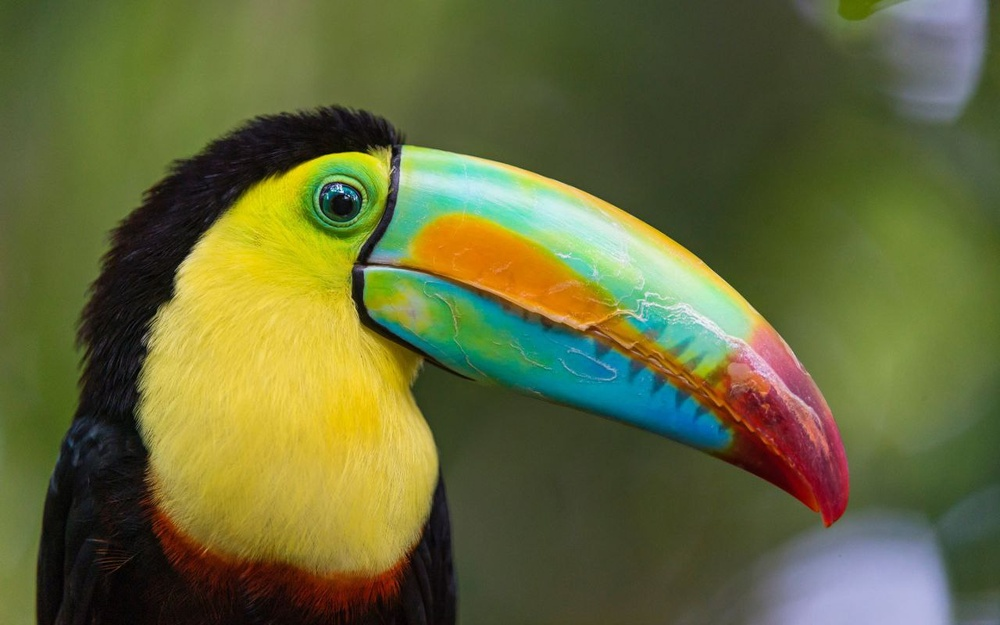
#> input picture MMIE_CHW3/pic.jpg, 1000 x 625 px, shrunk from 1280 x 800 before the run
$ jupyter execute --allow-errors CHW3.ipynb   (shell and % lines are left out)
#> lines starting #> are read from the running program, lines starting #| are printed output that depends on the picture
<h1 align="center">Mathematical Methods In Engineering - 25872</h1>
<h4 align="center">Dr. Amiri</h4>
<h4 align="center">Sharif University of Technology, Fall 2023</h4>
<h4 align="center">Python Assignment 3</h4>
<h5 align="center"><font color="cyan"> Feel free to contact TA team for any possible questions about the assignment </font>
 </h5>
<h5 align="center"> <font color="cyan"> Questions 1,2: @mh_momeni  -  Question 2,3: @Mahdi_h721 </font> </h5>

You should write your code in the <font color='green'>Code Cell</font> and then run the <font color='green'>Evaluation Cell</font> to check the correctness of your code.<br>
<font color='red'>**Please do not edit the codes in the Evaluation Cells.**</font>

##  Q1. Implementing QR Factorization <sub><sup>``(40 pt.)``</sup></sub>

>In this question, we are going to use QR factorization in computing eigenvalues. It is an important building block in numerical linear algebra. Recall that for any matrix $A$
, $A=QR$
 where $Q$
 is orthogonal and $R$
 is upper-triangular.

 **Reminder**: The QR algorithm, uses the QR decomposition, but don't confuse the two.

[cell 1]
import numpy as np
np.set_printoptions(suppress=True, precision=4)

[cell 2]
n = 5
A = np.random.rand(n,n)
npQ, npR = np.linalg.qr(A)

Check that Q is orthogonal:

[cell 3]
np.allclose(np.eye(n), npQ @ npQ.T), np.allclose(np.eye(n), npQ.T @ npQ)

Check that R is triangular

[cell 4]
npR

### Gram-Schmidt

#### Classical Gram-Schmidt (unstable)

For each $j$
, calculate a single projection

$$v_j=P_ja_j$$

where $P_j$
 projects onto the space orthogonal to the span of $q_1,…,q_{j−1}$
.

[cell 5]
import numpy as np

def cgs(A):
    m, n = A.shape
    Q = np.zeros([m,n], dtype=np.float64)
    R = np.zeros([n,n], dtype=np.float64)
    for j in range(n):
        v = A[:, j]
        for i in range(j):
            R[i, j] = np.dot(Q[:, i], A[:, j])
            v -= R[i, j] * Q[:, i]
        R[j, j] = np.linalg.norm(v)
        Q[:, j] = v / R[j, j]

    return Q, R

[cell 6]
Q, R = cgs(A)
np.allclose(A, Q @ R)

Check if Q is unitary:

[cell 7]
np.allclose(np.eye(len(Q)), Q.dot(Q.T))

### Modified Gram-Schmidt (optional)

Classical (unstable) Gram-Schmidt: for each $j$
, calculate a single projection
$$v_j=P_ja_j$$
where $P_j$
 projects onto the space orthogonal to the span of $q_1,…,q_{j−1}$
.

Modified Gram-Schmidt: for each $j$
, calculate $j−1$
 projections
$$P_j=P_{⊥q_{j−1}⋯⊥q_2⊥q_1}$$

[cell 8]
n = 3
A = np.random.rand(n,n).astype(np.float64)

[cell 9]
def mgs(A):
    V = A.copy()
    m, n = A.shape
    Q = np.zeros([m,n], dtype=np.float64)
    R = np.zeros([n,n], dtype=np.float64)
    for j in range(n):
        R[j, j] = np.linalg.norm(V[:, j])
        Q[:, j] = V[:, j] / R[j, j]

        for i in range(j + 1, n):
            R[j, i] = np.dot(Q[:, j], V[:, i])
            V[:, i] -= R[j, i] * Q[:, j]
    return Q, R

[cell 10]
Q, R = mgs(A)
np.allclose(np.eye(len(Q)), Q.dot(Q.T.conj()))

[cell 11]
np.allclose(A, np.matmul(Q,R))

### Classical vs Modified Gram-Schmidt

In this part, we want to construct a square matrix $A$ with random singular vectors and widely varying singular values spaced by factors of 2 between $2^{−1}$
 and $2^{−(n+1)}$

[cell 12]
import matplotlib.pyplot as plt
from matplotlib import rcParams

[cell 13]
n = 100
U, X = np.linalg.qr(np.random.randn(n,n))   # set U to a random orthogonal matrix
V, X = np.linalg.qr(np.random.randn(n,n))   # set V to a random orthogonal matrix
S = np.diag(np.power(2,np.arange(-1,-(n+1),-1), dtype=float))  # Set S to a diagonal matrix w/ exp
                                                              # values between 2^-1 and 2^-(n+1)

[cell 14]
A = np.matmul(U,np.matmul(S,V))
QC, RC = cgs(A)
QM, RM = mgs(A) # if you don't complete the mgs function, comment this line

[cell 15]
plt.figure(figsize=(10,10))
plt.semilogy(np.diag(S), 'r.', label="True Singular Values")
plt.semilogy(np.diag(RM), 'go', label="Modified Gram-Shmidt")
plt.semilogy(np.diag(RC), 'bx', label="Classic Gram-Shmidt")
plt.legend()
rcParams.update({'font.size': 18})
#> figure, not shown here; curve peaks at x = 0, y = 0.5; curve peaks at x = 1, y = 0.059; curve peaks at x = 1, y = 0.059

### Eigenvalue Decomposition using QR Factorization

Use the QR algorithm (or QR method) to get the eigenvalues of matrix $A$. Do 100 iterations, and print out the 1st, 5th, 10th, 20th and 100th iteration.

 **Reminder**: The QR algorithm (or QR method), uses the QR factorization, but don't confuse the two.

[cell 16]
import numpy as np

def qr_decomposition(A):
    n = A.shape[0]
    Q = np.eye(n)

    for i in range(n - 1):
        # Compute Householder transformation matrix
        x = A[i:, i]
        v = x + np.sign(x[0]) * np.linalg.norm(x) * np.eye(len(x))[:, 0]
        v = v / np.linalg.norm(v)
        H = np.eye(n)
        H[i:, i:] -= 2.0 * np.outer(v, v)

        # Update A and Q
        A = np.dot(H, A)
        Q = np.dot(Q, H)

    return Q, A

def qr_algorithm(A, iterations):
#> called with A = array of shape (4, 4), iterations = 100
    n = A.shape[0]

    for i in range(iterations):
        Q, R = qr_decomposition(A)

        # Update A with R * Q
        A = np.dot(R, Q)

        # Print eigenvalues at specified iterations
        if i + 1 == 100:
            eigenvalues = np.diag(A)
            print(f"Iteration 1,5,10,20,100: {eigenvalues}")

[cell 17]
A = np.array([1.0, -1.0, 0.0, 0.0, -1.0, 1.0, -1.0, 0.0, 0.0, -1.0, 2.0, 0.0, 0.0, 0.0, 0.0, 3.0]).reshape((4, 4))
print("The matrix: \n", A)

print("\n --- Built-in ---")
print(np.linalg.eig(A)[0])

print("\n --- code ---")
iterations = 100
qr_algorithm(A, iterations)

##  Q2. SVD & Image processing <sub><sup>``(30 pt.)``</sup></sub>

> In this question, we are going to investigate the use of SVD as a tool to obtain the basis of the matrix in digital image processing.
The first issue we will examine is image compression. For this purpose, in general, we can consider the information inside the image as a data matrix, then find a suitable basis for this information matrix and by depicting the primary matrix on the more important basis vectors and keeping the necessary information to show the initial image with less information.
This process results in image compression. It should be noted that for simplicity, the images we are examining in this exercise are in black and white.
>With the help of SVD, we can find a basis for the column space of the image matrix that we want, so that the columns of the image matrix have the highest correlation with the basis vectors.
>On the other hand, if these bases are considered in descending order of the size of the singular values, they will contain the most general information of the columns of the image, so by keeping only r initial columns of the found bases (U) along with the combined vectors (V) and the singular values (Σ) corresponding to them, we can retain the image's overall image with a good approximation.
>From an expert point of view, the reconstruction is actually a lower-order reconstruction of the primary matrix.
In this view, the value of r is the parameter to control the amount of compression we want.

###  part 1

In this part, the compression operation is performed on the input black and white image with the help of SVD analysis. One of the criteria for comparing the initial and final image is the PSNR criterion. Research about this criterion and draw the PSNR diagram in terms of different r. Then compare the results with the diagram by giving some test inputs and plotting the outputs.
One of the inputs you give to the function should be the image pic.jpg.

[cell 18]
import numpy as np
from PIL import Image
import matplotlib.pyplot as plt

def svd_compression(image_path, r_values):
    # Load the image
#> called with image_path = 'pic.jpg'
    original_image = Image.open(image_path).convert('L')  # Convert to grayscale
    original_matrix = np.array(original_image)

    # Perform SVD
    U, Sigma, Vt = np.linalg.svd(original_matrix, full_matrices=False)
#> Sigma = 625 values, max 81905.2 at index 0, min 3.84 at index 624, mean 443.9

    # Initialize PSNR list
    psnr_values = []

    for r in r_values:
        # Truncate singular values and reconstruct the image
        truncated_U = U[:, :r]
        truncated_Sigma = np.diag(Sigma[:r])
        truncated_Vt = Vt[:r, :]
        reconstructed_matrix = np.dot(truncated_U, np.dot(truncated_Sigma, truncated_Vt))

        # Calculate MSE and PSNR
        mse = np.mean((original_matrix - reconstructed_matrix) ** 2)
        psnr = 10 * np.log10((255**2) / mse)
        psnr_values.append(psnr)

        # Display the reconstructed image for the first few r values
        if r in [1, 5, 10, 20]:
            reconstructed_image = Image.fromarray(reconstructed_matrix.astype(np.uint8))
            plt.figure()
            plt.title(f'Reconstructed Image (r={r})')
            plt.imshow(reconstructed_image, cmap='gray')
            plt.axis('off')
            plt.show()
#> this loop made 5 passes
#> (mse, psnr) on passes 2 to 5: (408.3, 22.02), (154.8, 26.23), (69.89, 29.69), (24.56, 34.23)
#> (truncated_Sigma, mse, psnr) on pass 1: ([81905.2], 1716.4, 15.78)
#> pass 2, in svd_compression, `reconstructed_matrix = np.dot(truncated_U, np.dot(truncated_Sigma, tru..`:
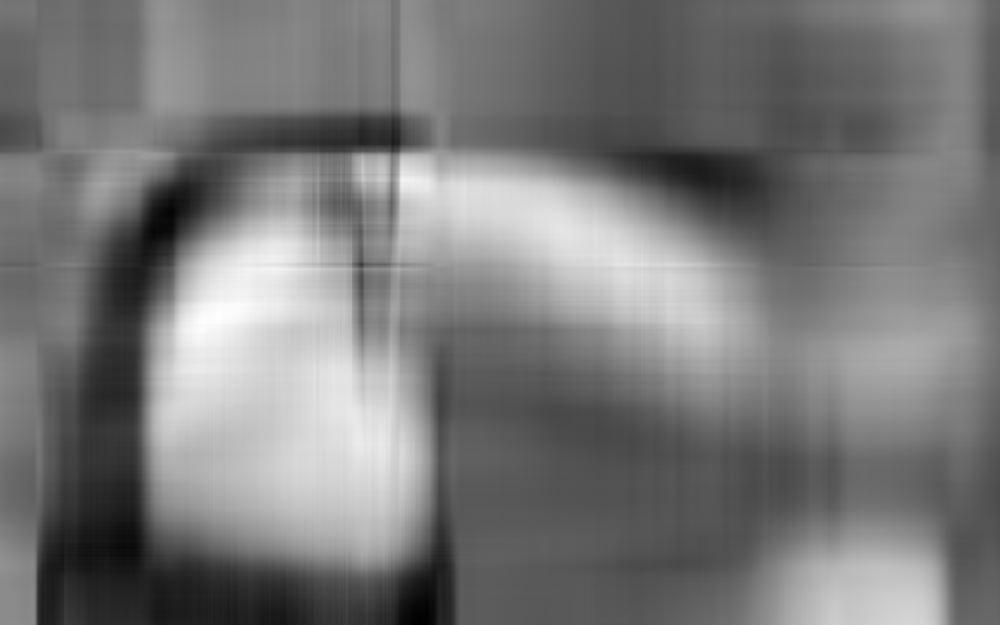
#> reconstructed_matrix: shape (625, 1000) float64; min -19.49, max 229.7, mean 99.1; drawn with min black and max white
#> after the loop:
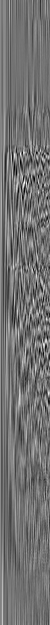
#> truncated_U: shape (625, 50) float64; min -0.167, max 0.208, mean 0.000941; drawn with min black and max white
#> after the loop, psnr_values = [15.78, 22.02, 26.23, 29.69, 34.23]

    # Plot the PSNR diagram
    plt.figure()
    plt.plot(r_values, psnr_values, marker='o')
    plt.title('PSNR vs r')
    plt.xlabel('r (Number of retained singular values)')
    plt.ylabel('PSNR')
    plt.show()

# Test the function with the provided image 'pic.jpg'
image_path = 'pic.jpg'
r_values_to_test = [1, 5, 10, 20, 50]
svd_compression(image_path, r_values_to_test)

###  part 2

Another issue that we can explore with a similar idea of applying base transform is removing noise from images. In the condition that the noise in the image is uniform and in such a way that it does not distort the general information in the image. from the point of view of SVD, according to the examination of the general information, the direction of the image vector on bases with larger singular values has not changed much, and removing the information related to Examining general information to vectors with less importance can remove noise and keep the main information of the image.
In this part, add two different noises salt and pepper and Gaussian noise with a desired and appropriate range to the image pic.jpg so that the PSNR of both images is in the same range, then perform the noise reduction process with the help of SVD analysis.
For both noises, draw the PSNR diagram in terms of different r.
  Then compare the results with the graph by plotting a number of outputs.
  Which of the noises is more effective in this method?

[cell 19]
import numpy as np
from PIL import Image
import matplotlib.pyplot as plt

def add_salt_and_pepper_noise(image, salt_prob, pepper_prob):
#> called with salt_prob = 0.01, pepper_prob = 0.01
    noisy_image = np.copy(image)
    total_pixels = image.size
#> total_pixels = 625000

    # Add salt noise
    num_salt = np.ceil(salt_prob * total_pixels)
#> num_salt = 6250
    salt_coords = [np.random.randint(0, i - 1, int(num_salt)) for i in image.shape]
    noisy_image[salt_coords[0], salt_coords[1]] = 255

    # Add pepper noise
    num_pepper = np.ceil(pepper_prob * total_pixels)
#> num_pepper = 6250
    pepper_coords = [np.random.randint(0, i - 1, int(num_pepper)) for i in image.shape]
    noisy_image[pepper_coords[0], pepper_coords[1]] = 0

    return noisy_image

def add_gaussian_noise(image, mean, std_dev):
#> called with mean = 0, std_dev = 25
    noisy_image = np.copy(image)
    noise = np.random.normal(mean, std_dev, image.shape)
    noisy_image += noise.astype(np.uint8)

    # Clip values to [0, 255]
    noisy_image = np.clip(noisy_image, 0, 255)

    return noisy_image

def svd_noise_reduction(noisy_image, r_values):
    # Perform SVD on noisy image
    U, Sigma, Vt = np.linalg.svd(noisy_image, full_matrices=False)
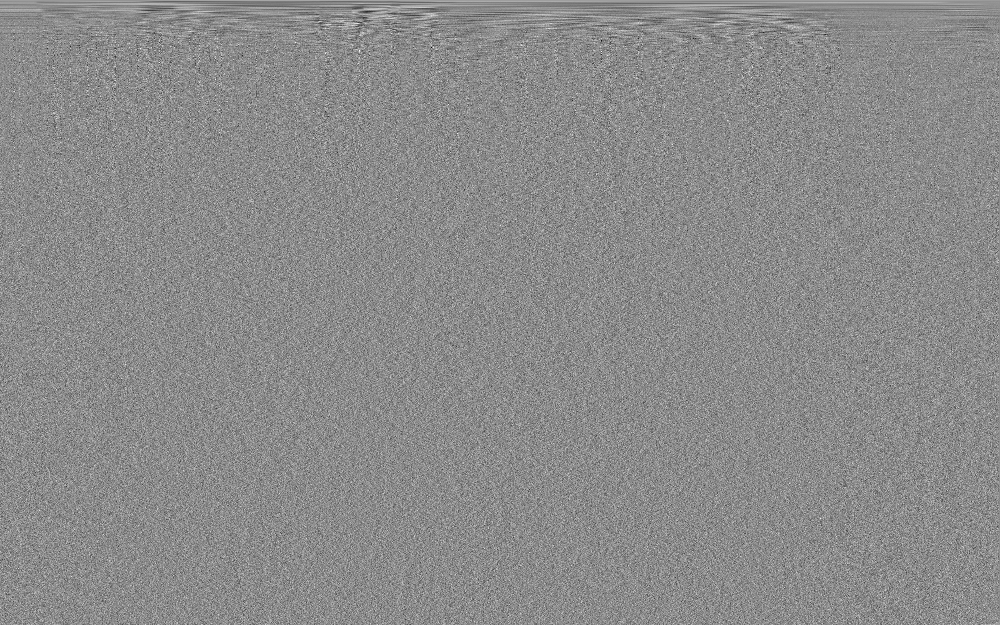
#> Vt: shape (625, 1000) float64; min -0.216, max 0.179, mean 6.88e-05; drawn with min black and max white
#> Sigma = 625 values, max 82183.3 at index 0, min 101.8 at index 624, mean 879.2

    # Initialize PSNR list
    psnr_values = []

    for r in r_values:
        # Truncate singular values and reconstruct the denoised image
        truncated_U = U[:, :r]
        truncated_Sigma = np.diag(Sigma[:r])
        truncated_Vt = Vt[:r, :]
        denoised_image = np.dot(truncated_U, np.dot(truncated_Sigma, truncated_Vt))

        # Calculate MSE and PSNR
        mse = np.mean((noisy_image - denoised_image) ** 2)
        psnr = 10 * np.log10((255**2) / mse)
        psnr_values.append(psnr)

        # Display the denoised image for the first few r values
        if r in [1, 5, 10, 20]:
            denoised_image = Image.fromarray(denoised_image.astype(np.uint8))
            plt.figure()
            plt.title(f'Denoised Image (r={r})')
            plt.imshow(denoised_image, cmap='gray')
            plt.axis('off')
            plt.show()
#> this loop made 5 passes
#> (mse, psnr) on passes 2 to 5: (772.7, 19.25), (524.2, 20.94), (433.1, 21.76), (351.5, 22.67)
#> (truncated_Sigma, mse, psnr) on pass 1: ([82183.3], 2034.6, 15.05)
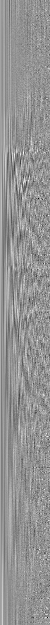
#> truncated_U: shape (625, 50) float64; min -0.295, max 0.216, mean 0.00114; drawn with min black and max white
#> after the loop, psnr_values = [15.05, 19.25, 20.94, 21.76, 22.67]

    # Plot the PSNR diagram
    plt.figure()
    plt.plot(r_values, psnr_values, marker='o')
    plt.title('PSNR vs r (Noise Reduction)')
    plt.xlabel('r (Number of retained singular values)')
    plt.ylabel('PSNR')
    plt.show()

# Load the original image
original_image = Image.open('pic.jpg').convert('L')

# Add salt and pepper noise
salt_and_pepper_noisy_image = add_salt_and_pepper_noise(np.array(original_image), salt_prob=0.01, pepper_prob=0.01)

# Add Gaussian noise
gaussian_noisy_image = add_gaussian_noise(np.array(original_image), mean=0, std_dev=25)

# Test noise reduction for both types of noise
r_values_to_test = [1, 5, 10, 20, 50]
svd_noise_reduction(salt_and_pepper_noisy_image, r_values_to_test)
svd_noise_reduction(gaussian_noisy_image, r_values_to_test)
#> in svd_noise_reduction (call 2), `U, Sigma, Vt = np.linalg.svd(noisy_image, full_matrices=False)`:
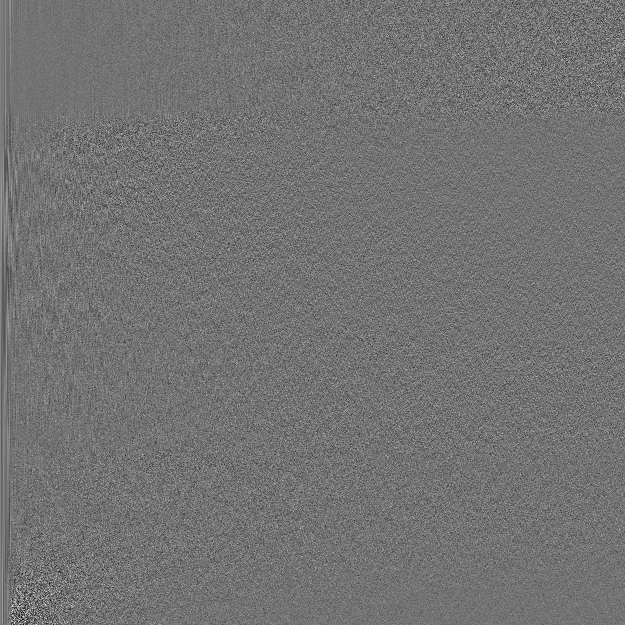
#> U: shape (625, 625) float64; min -0.27, max 0.327, mean 7.19e-05; drawn with min black and max white
#> in svd_noise_reduction (call 2), `U, Sigma, Vt = np.linalg.svd(noisy_image, full_matrices=False)`:
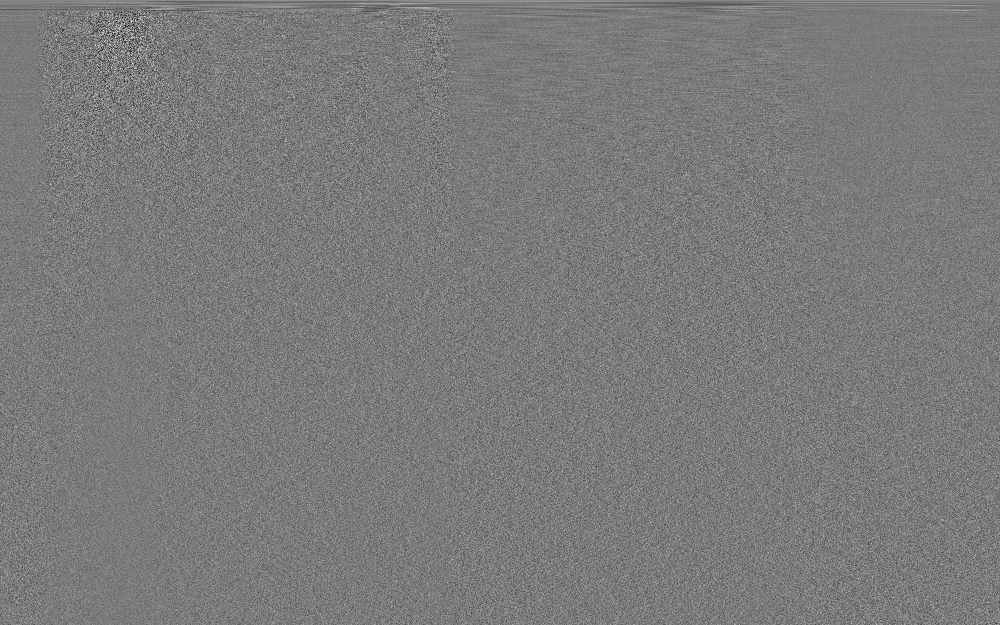
#> Vt: shape (625, 1000) float64; min -0.253, max 0.27, mean 5.11e-05; drawn with min black and max white
#> in svd_noise_reduction (call 2), `U, Sigma, Vt = np.linalg.svd(noisy_image, full_matrices=False)`: Sigma = 625 values, max 85510.9 at index 0, min 208.1 at index 624, mean 1322
#> the loop in svd_noise_reduction (call 2), `for r in r_values:` made 5 passes
#> (mse, psnr) on passes 2 to 5: (1756.3, 15.68), (1565.4, 16.18), (1433.5, 16.57), (1141, 17.56)
#> (truncated_Sigma, mse, psnr) on pass 1: ([85510.9], 2637.3, 13.92)
#> pass 1, in svd_noise_reduction (call 2), `denoised_image = np.dot(truncated_U, np.dot(truncated_Sigma, truncated..`:
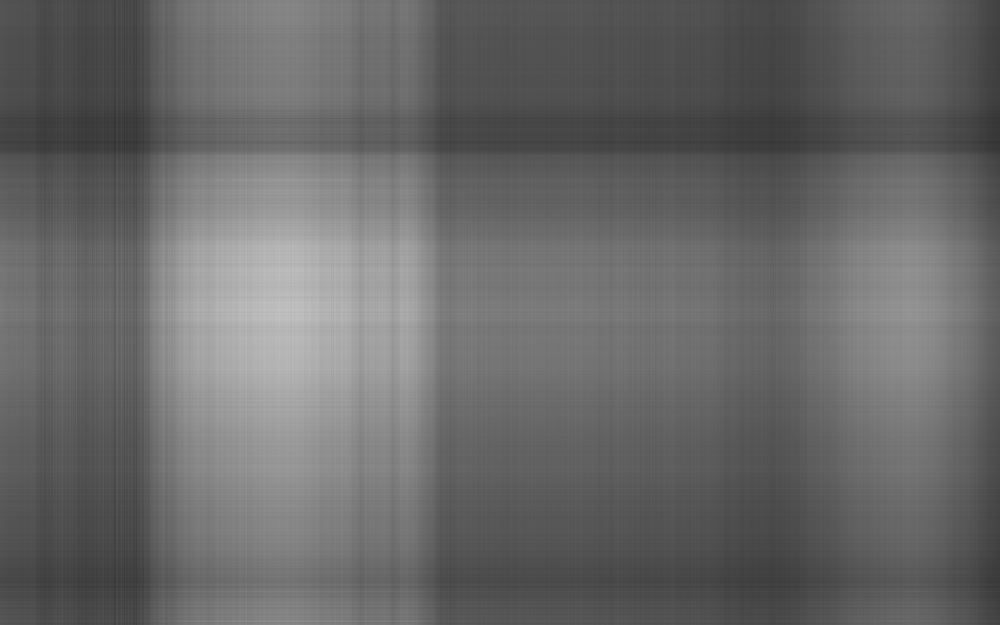
#> denoised_image: shape (625, 1000) float64; min 51.97, max 195.8, mean 104.7
#> pass 2, in svd_noise_reduction (call 2), `denoised_image = np.dot(truncated_U, np.dot(truncated_Sigma, truncated..`:
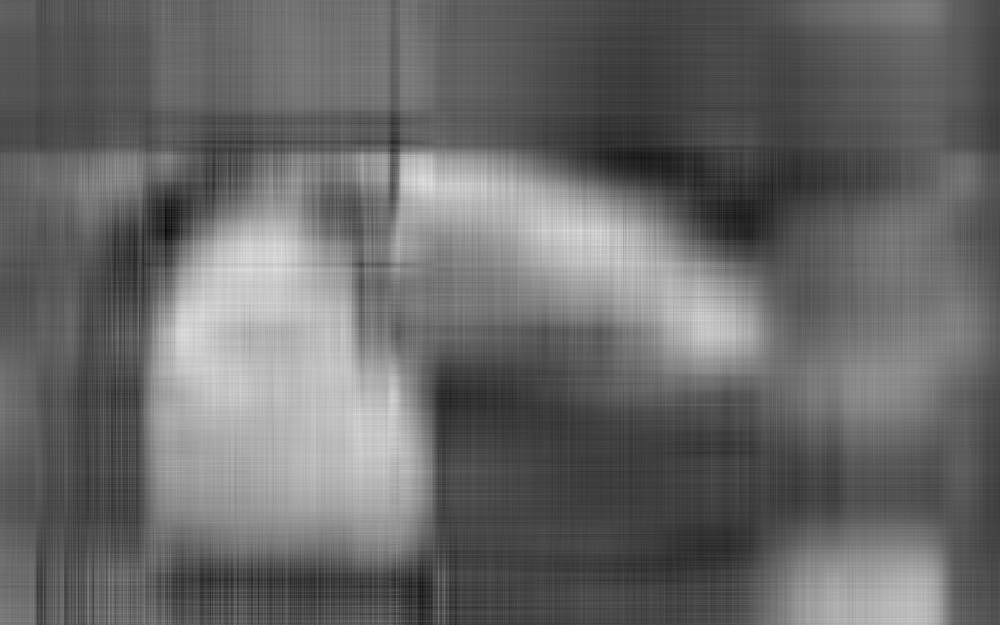
#> denoised_image: shape (625, 1000) float64; min 2.62, max 224.6, mean 104.9
#> after the loop in svd_noise_reduction (call 2), `for r in r_values:`:
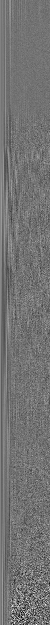
#> truncated_U: shape (625, 50) float64; min -0.27, max 0.327, mean 0.000908; drawn with min black and max white
#> after the loop in svd_noise_reduction (call 2), `for r in r_values:`: psnr_values = [13.92, 15.68, 16.18, 16.57, 17.56]
#> in svd_noise_reduction (call 2), `plt.show()`:
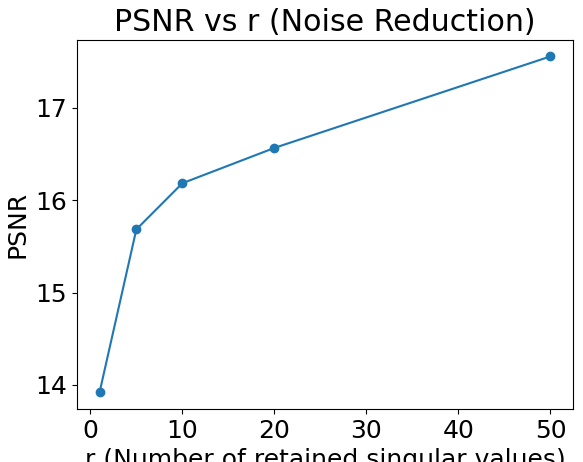
#> figure drawn by matplotlib, 1 panel

print("as we can see the first method which we used here worked better by increasing the r")
